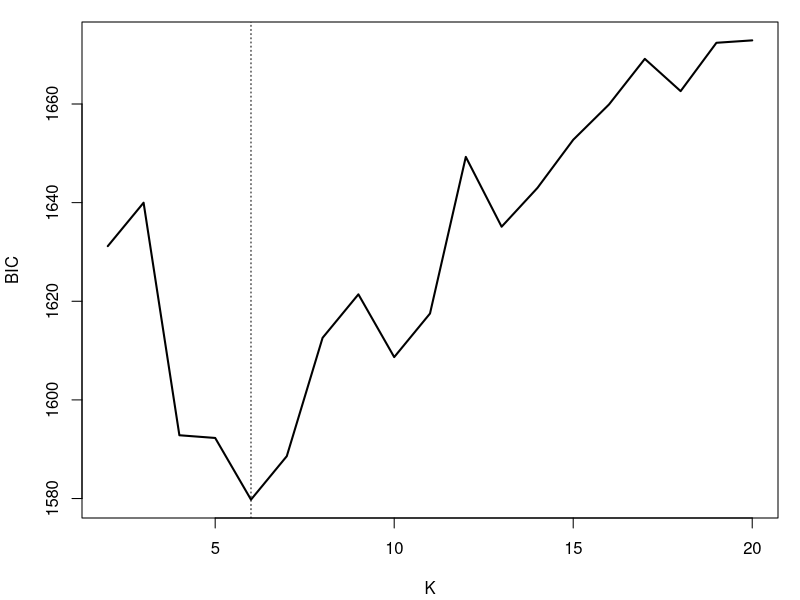
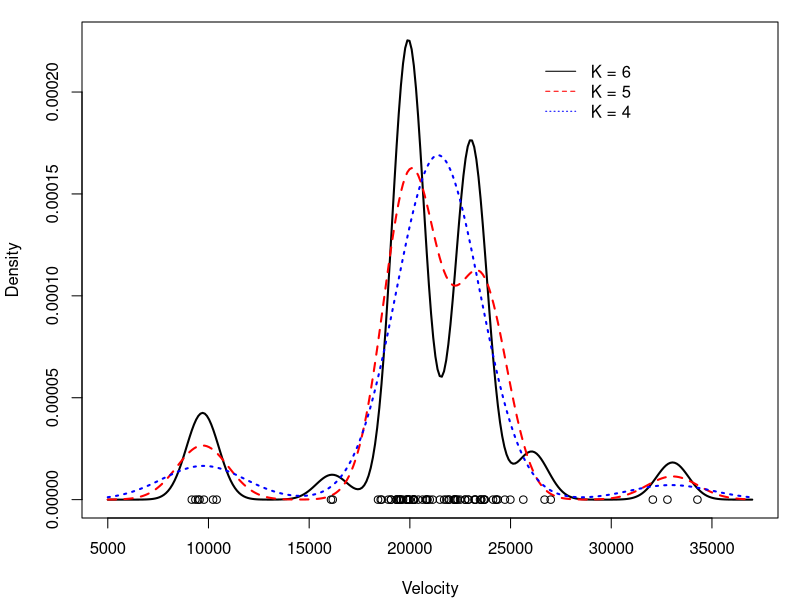
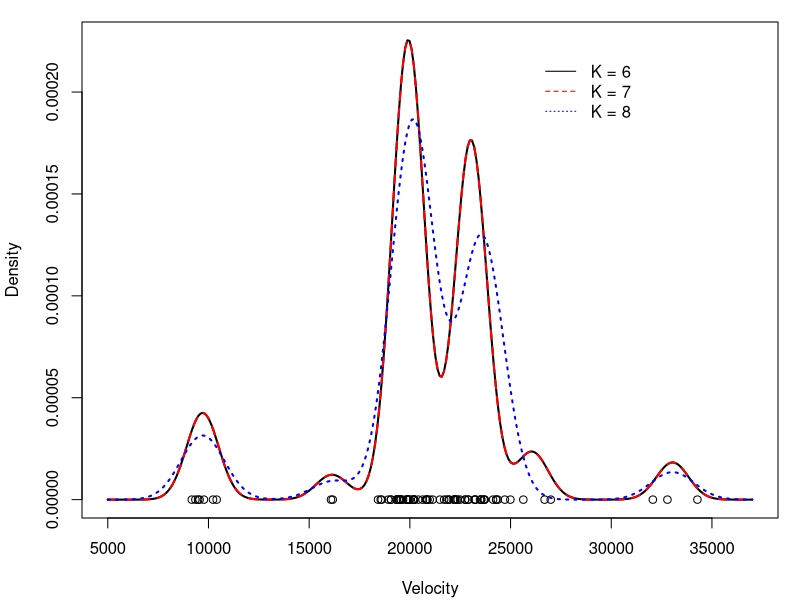
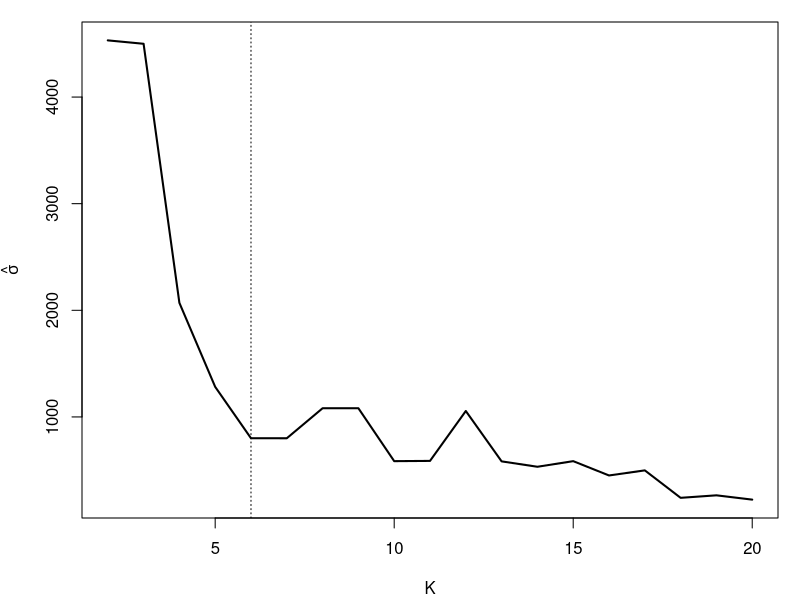

These figures' R source, in order:
## Week5C - Sample code Bayesian Information Criteria
## ---------------------------------------------------------
## Illustrating the use of BIC to estimate the number of components of a Mixture Model
## using the galaxies dataset
rm(list=ls())

### Loading data and setting up global variables
library(MASS)
data(galaxies)
x  = galaxies
n  = length(x)
set.seed(781209)

KKmax = 20
BIC   = rep(0, KKmax-1)

w.sum  = vector("list", KKmax-1)
mu.sum = vector("list", KKmax-1)
sigma.sum = rep(0, KKmax-1)

for(KK in 2:KKmax){
  ### First, compute the "Maximum Likelihood" density estimate 
  ### associated with a location mixture of 6 Gaussian distributions 
  ### using the EM algorithm
  ## Initialize the parameters
  w     = rep(1,KK)/KK
  mu    = rnorm(KK, mean(x), sd(x))
  sigma = sd(x)/KK
  
  epsilon = 0.000001
  s       = 0
  sw      = FALSE
  KL      = -Inf
  KL.out  = NULL
  
  while(!sw){
    ## E step
    v = array(0, dim=c(n,KK))
    for(k in 1:KK){
      v[,k] = log(w[k]) + dnorm(x, mu[k], sigma,log=TRUE)  
    }
    for(i in 1:n){
      v[i,] = exp(v[i,] - max(v[i,]))/sum(exp(v[i,] - max(v[i,])))
    }
    
    ## M step
    # Weights
    w = apply(v,2,mean)
    mu = rep(0, KK)
    for(k in 1:KK){
      for(i in 1:n){
        mu[k]    = mu[k] + v[i,k]*x[i]
      }
      mu[k] = mu[k]/sum(v[,k])
    }
    # Standard deviations
    sigma = 0
    for(i in 1:n){
      for(k in 1:KK){
        sigma = sigma + v[i,k]*(x[i] - mu[k])^2
      }
    }
    sigma = sqrt(sigma/sum(v))
    
    ##Check convergence
    KLn = 0
    for(i in 1:n){
      for(k in 1:KK){
        KLn = KLn + v[i,k]*(log(w[k]) + 
                              dnorm(x[i], mu[k], sigma, log=TRUE))
      }
    }
    if(abs(KLn-KL)/abs(KLn)<epsilon){
      sw=TRUE
    }
    KL = KLn
    KL.out = c(KL.out, KL)
    s = s + 1
    print(paste(s, KLn))
  }
  
  w.sum[[KK-1]]  = w
  mu.sum[[KK-1]] = mu
  sigma.sum[KK-1] = sigma
  
  
  ## Computing BIC
  for(i in 1:n){
    BIC[KK-1] = BIC[KK-1] - 2*log(sum(w*dnorm(x[i], mu, sigma)))
  }
  BIC[KK-1] = BIC[KK-1] + ((KK-1) + 1 + KK)*log(n)  ### KK-1 independent weights, one variance, and KK means
}

## Plot of BIC as a function of K
par(mar=c(4,4,1,1) + 0.1)
plot(seq(2,KKmax), BIC, type="l", xlab="K", ylab="BIC", lwd=2)
abline(v=6, lty=3)

## Computing density estimates for various values of K
density.est = function(xx, w, mu, sigma){
  KK  = length(w)
  nxx = length(xx)
  density.EM = rep(0, nxx)
  for(s in 1:nxx){
    for(k in 1:KK){
      density.EM[s] = density.EM[s] + w[k]*dnorm(xx[s], mu[k], sigma)
    }
  }
  return(density.EM)
}

xx  = seq(5000,37000,length=300)
KK = 8
mdeKK8 = density.est(xx, w.sum[[KK-1]], mu.sum[[KK-1]], sigma.sum[KK-1])
KK = 7
mdeKK7 = density.est(xx, w.sum[[KK-1]], mu.sum[[KK-1]], sigma.sum[KK-1])
KK = 6
mdeKK6 = density.est(xx, w.sum[[KK-1]], mu.sum[[KK-1]], sigma.sum[KK-1])
KK = 5
mdeKK5 = density.est(xx, w.sum[[KK-1]], mu.sum[[KK-1]], sigma.sum[KK-1])
KK = 4
mdeKK4 = density.est(xx, w.sum[[KK-1]], mu.sum[[KK-1]], sigma.sum[KK-1])

## Comparing density estimates for K=4, 5 and 6
par(mar=c(4,4,1,1)+0.1)
plot(xx, mdeKK6, type="n",ylim=c(0,max(c(mdeKK4,mdeKK5,mdeKK6,mdeKK7))), 
     xlab="Velocity", ylab="Density")
lines(xx, mdeKK6, col="black", lty=1, lwd=2)
lines(xx, mdeKK5, col="red", lty=2, lwd=2)
lines(xx, mdeKK4, col="blue", lty=3, lwd=2)
points(x, rep(0,n))
legend(26000, 0.00022, c("K = 6","K = 5","K = 4"), 
       lty=c(1,2,3), col=c("black","red","blue"), bty="n")

## Comparing density estimates for K=6, 7 and 8
par(mar=c(4,4,1,1)+0.1)
plot(xx, mdeKK6, type="n",ylim=c(0,max(c(mdeKK6,mdeKK7,mdeKK8))), 
     xlab="Velocity", ylab="Density")
lines(xx, mdeKK6, col="black", lty=1, lwd=2)
lines(xx, mdeKK7, col="red", lty=2, lwd=2)
lines(xx, mdeKK8, col="blue", lty=3, lwd=2)
points(x, rep(0,n))
legend(26000, 0.00022, c("K = 6","K = 7","K = 8"), 
       lty=c(1,2,3), col=c("black","red","blue"), bty="n")


## What happens with the variance (bandwidth) as K increases
par(mar=c(4,4,1,1) + 0.1)
plot(seq(2,KKmax), sigma.sum, type="l", xlab="K", 
     ylab=expression(hat(sigma)), lwd=2)
abline(v=6, lty=3)
